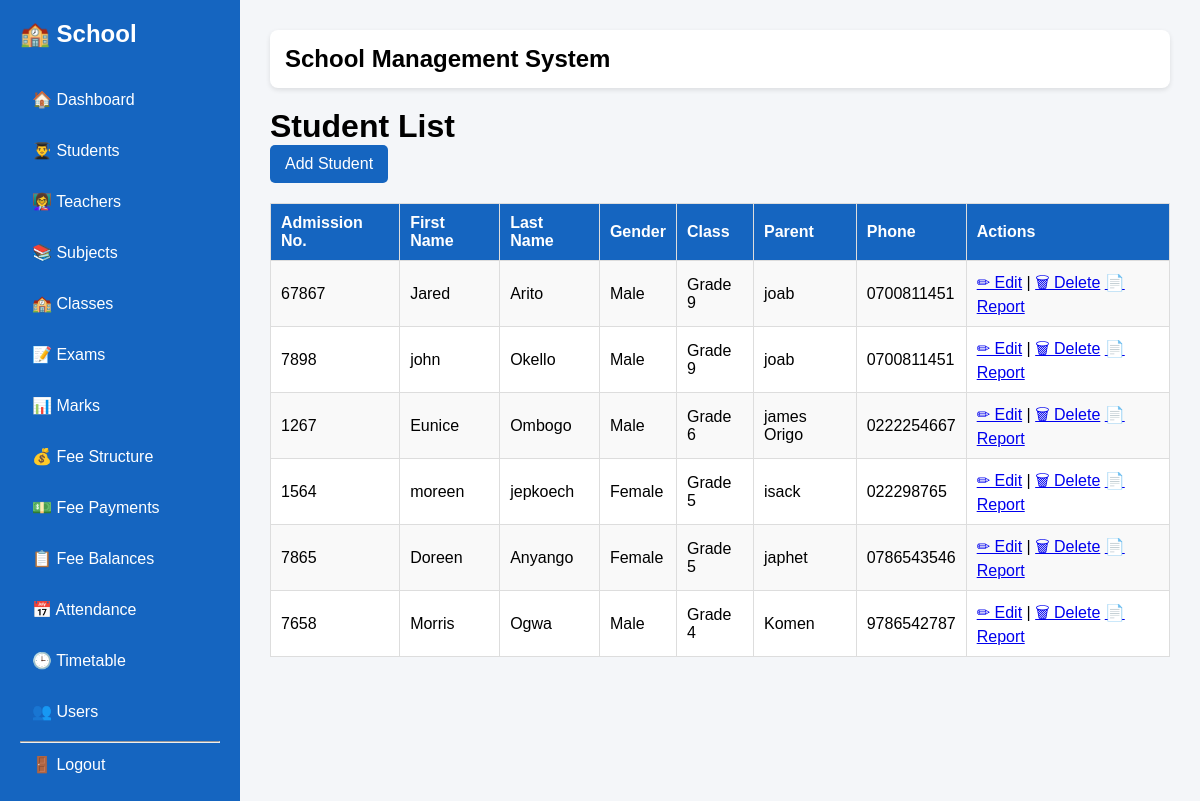
Page /students/ (signed in) on the committed database.
### students/models.py (models this page shows, shortened)
class Student(models.Model):
    admission_number = models.CharField(max_length=20, unique=True)
    first_name = models.CharField(max_length=100)
    last_name = models.CharField(max_length=100)
    gender = models.CharField(
        max_length=10,
        choices=[
            ("Male", "Male"),
            ("Female", "Female"),
        ],
    )
    date_of_birth = models.DateField()
    school_class = models.ForeignKey(
        SchoolClass,
        on_delete=models.SET_NULL,
        null=True,
        blank=True,
        related_name="students",
    )
    parent_name = models.CharField(max_length=100)
    phone = models.CharField(max_length=20)

class SchoolClass(models.Model):
    name = models.CharField(max_length=50, unique=True)
    class_teacher = models.ForeignKey(
        Teacher,
        on_delete=models.SET_NULL,
        null=True,
        blank=True,
        related_name="class_teacher_for",
    )

### students/views.py (the view)
# urls.py: path("students/", views.student_list, name="student_list"),
@login_required
@admin_teacher_secretary
def student_list(request):
    students = Student.objects.all()
    return render(request, "students/student_list.html", {
        "students": students
    })

### templates/students/student_list.html (shortened to what this page needs)
{% extends "base.html" %}
{% block content %}
<h1>Student List</h1>
<a class="btn" href="/students/add/">Add Student</a>
<table>
<tr>
    <th>Admission No.</th>
    <th>First Name</th>
    <th>Last Name</th>
    <th>Gender</th>
    <th>Class</th>
    <th>Parent</th>
    <th>Phone</th>
    <th>Actions</th>
</tr>
{% for student in students %}
<tr>
    <td>{{ student.admission_number }}</td>
    <td>{{ student.first_name }}</td>
    <td>{{ student.last_name }}</td>
    <td>{{ student.gender }}</td>
    <td>
    {% if student.school_class %}
        {{ student.school_class.name }}
    {% else %}
        Not Assigned
    {% endif %}
</td>
    <td>{{ student.parent_name }}</td>
    <td>{{ student.phone }}</td>
    <td>
        <a href="{% url 'edit_student' student.id %}">✏ Edit</a> |
        <a href="{% url 'delete_student' student.id %}">🗑 Delete</a>
        <a href="{% url 'student_report' student.id %}">📄 Report</a>
    </td>
</tr>
{% empty %}
<tr>
    <td colspan="8">No students have been added yet.</td>
</tr>
{% endfor %}
</table>
{% endblock %}

### static/css/styles.css (style rules this page uses)
* { margin:0; padding:0; box-sizing:border-box; font-family:Arial, sans-serif; }
body { display:flex; background:#f4f6f9; }

### templates/students/student_list.html (style rules this page uses)
table { width:100%; border-collapse:collapse; background:white; }
th, td { border:1px solid #ddd; padding:10px; text-align:left; }
th { background:#1565c0; color:white; }
tr:nth-child(even) { background:#f9f9f9; }
.btn { display:inline-block; margin-bottom:20px; padding:10px 15px; background:#1565c0; color:white; text-decoration:none; border-radius:5px; }

### rows in the picture
Student: admission_number "67867", first_name "Jared", last_name "Arito", gender "Male", school_class.name "Grade 9", parent_name "joab", phone "0700811451"
Student: admission_number "7898", first_name "john", last_name "Okello", gender "Male", school_class.name "Grade 9", parent_name "joab", phone "0700811451"
Student: admission_number "1267", first_name "Eunice", last_name "Ombogo", gender "Male", school_class.name "Grade 6", parent_name "james Origo", phone "0222254667"
Student: admission_number "1564", first_name "moreen", last_name "jepkoech", gender "Female", school_class.name "Grade 5", parent_name "isack", phone "022298765"
Student: admission_number "7865", first_name "Doreen", last_name "Anyango", gender "Female", school_class.name "Grade 5", parent_name "japhet", phone "0786543546"
Student: admission_number "7658", first_name "Morris", last_name "Ogwa", gender "Male", school_class.name "Grade 4", parent_name "Komen", phone "9786542787"
